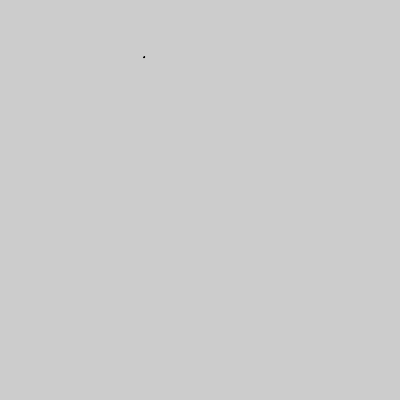
Frame 1 (no input)
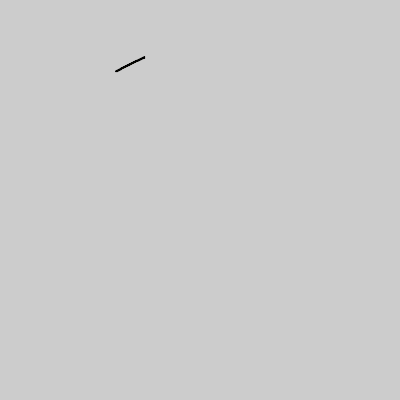
Frame 60 (the mouse pressed at the canvas centre just before this capture)
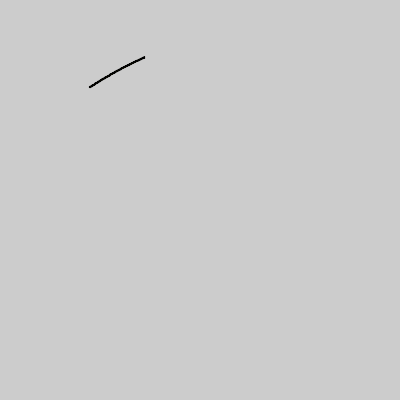
Frame 120 (the mouse held since frame 60 and released just before this capture)

The Processing sketch that drew these frames (run headless with seeded random() and noise(); from frame 60 on, the mouse is pressed at the canvas centre):

// Processing sketch: processing_156337
// ── processing_156337.pde

// Draws a Lissajous figures
// Based on code by Javier Romero 
// http://www.fjromero.com/processing/lissajous/

// 27 March 2011
// http://www.rupert.id.au/tutorials/processing/examples.php

int screen_width = 400;
int screen_height = 400;

/* Scale image and reduce by 10 pixels to remove from edge of screen */
int AX = (screen_width/2) - 10;
int BX = (screen_height/2) - 10;

/* Try different values for a & b */
// eg a=1, b=3; a=1, b=2; a = 3, b = 4; a=9, b=8; 

float a = 2.7;
float b = 1.8;
float delta = PI/2;

float x, y;
float t=10;
float inc_t = 0.001;

void setup(){
  smooth();
  fill(255);
  size(400,400);
  }

void draw(){
 // background(0);
  x = AX*sin(a*t + delta) + screen_width/2;
  y = BX*sin(b*t) + screen_height/2;
 
  fill(#ffff00);
  ellipse(x,y,1,1);
  
  t = t+inc_t;
  }

// Save tif when mouse is clicked
void mouseClicked(){
noLoop();
save("lissa_7.tif");
}               
